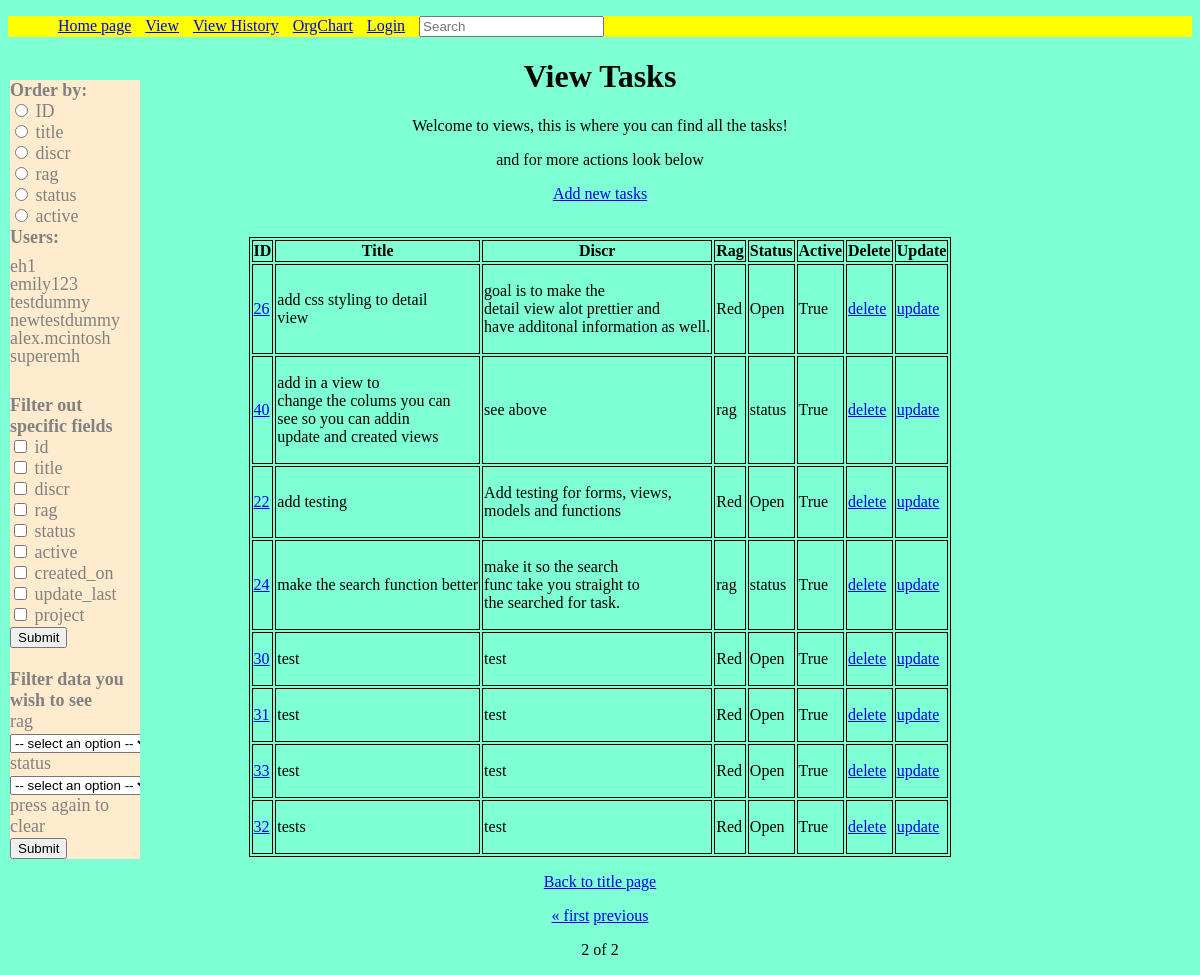
The app's page /view/?page=2 with its own data.
### taskmanager/models.py (models this page shows, shortened)
class Task(models.Model):
    title = models.CharField(max_length=255)
    discr = models.CharField(max_length=255)
    rag = models.CharField(max_length=255)
    status = models.CharField(max_length=255)
    active = models.BooleanField(default=True)
    created_on = models.DateField(auto_now_add=True)
    update_last = models.DateField(auto_now=True)
    project = models.ForeignKey(Project, on_delete=models.CASCADE)
    class Meta:
        permissions = (("can_close_tasks", "can mark tasks as closed"),)

### taskmanager/views.py (the view, shortened to what this page needs)
# urls.py: path("view/", views.TaskListView.as_view(), name="view_tasks"),
class TaskListView(ContextDataMixim, generic.ListView):
    model = Task
    title = "View"
    template_name = "view.html"
    context_object_name = "model"
    paginate_by = 10
    ordering = ["id"]
    fields = Task._meta.get_fields()
    def get_queryset(self) -> QuerySet[Any]:
        queryset = super().get_queryset()
        new_order = self.request.GET.get("order_by")
        default = (
            "title"
            if new_order not in [f.name for f in Task._meta.get_fields()]
            else new_order
        )
        if self.request.GET.get:
            for param, value in self.request.GET.items():
                if param == "order_by" or param == "page":
                    continue
                queryset = queryset.filter(Q(**{f"{param}": f"{value}"}))
        return queryset.order_by(default)
    def get_context_data(self, **kwargs):
        context = super().get_context_data(**kwargs)
        context["all_choices"] = TaskForm.all_choices
        context["fields"] = Task._meta.get_fields()
        return context

### my_task_manager/custom_filters.py (called while the page is built)
@register.filter(name="add_line_breaks")
def add_line_breaks(inputted, line_break_num):
    words = inputted.split()
    result = []
    for i, word in enumerate(words, start=1):
        result.append(word)
        if i % line_break_num == 0 and i != len(words):
            result.append("\n")
    result = " ".join(result)
    return result

### taskmanager/forms.py (called while the page is built)
    def form_type(self):
        field_types = {}
        for field_name in self.base_fields.items():
            fields = self.base_fields[field_name[0]]
            field_types[field_name] = type(fields)
        return field_types

### taskmanager/views.py (called while the page is built)
    def get_context_data(self, **kwargs: Any) -> dict[str, Any]:
        context = super().get_context_data(**kwargs)
        context["title"] = self.title
        context["Tasks"] = Task.objects.all()
        context["user"] = User.objects.all()
        context["groups"] = Group.objects.all()
        context["permissions"] = Permission.objects.all()
        context["fields"] = Task._meta.get_fields()
        order_by_param = self.request.GET.get("order_by")
        if order_by_param:
            context["filter"] = Task.objects.order_by(order_by_param)
        else:
            context["filter"] = Task.objects.all()
        context["field_form_type"] = TaskForm().form_type()
        return context

### taskmanager/templates/view.html (shortened to what this page needs)
{% extends "base_layout.html" %}
{% load static %} {% load mytags %}
        {% block content %}
        <div class="main">
        <body>
        <h1>View Tasks</h1>
        <p>Welcome to views, this is where you can find all the tasks!</p>
        <p>and for more actions look below</p>
        <p><a href="create">Add new tasks</a></p>
            <div class="sidenav">
                <form id="order_by" method="GET">
                    <label for="order_by"><b>Order by:</b></label>
                    {% for field in fields %}{% if field.name != 'created_on' and field.name != 'update_last' and field.name != 'project' %}
                        <br>
                        <input type="radio" id="{{ field.name }}" name="order_by" value="{{ field.name }}" onchange="submitForm()">
                        <label for="{{ field.name }}">{{ field.verbose_name }}</label>
                    {% endif %}
                    {% endfor %}
                </form>
                <p1><b>Users:</b><p1>
                {% for use in user %}
                    <ul><a href={% url 'user_view' use %}>{{use}}</a></ul>
                {% endfor %}
                <br>
                <form id="filter_fields" method="GET">
                    <label for="filter_fields"><b>Filter out specific fields</b></label>
                    {% for field in fields %}
                        <br>
                        <input type="checkbox" id="{{ field.name }}" name="{{ field.name }}">
                        <label for="{{ field.name }}">{{ field.name }}</label>
                    {% endfor %}
                    <br>
                    <input type="submit" value="Submit">
                </form>
                <br>
                <form id="filter_input_option" method="GET">
                    <label for="filter_input_option"><b>Filter data you wish to see</b></label>
                    {% for field in fields %}
                        {% if field.name == "rag" or field.name == "status" %}
                            <br>
                            <label for="{{ field.name }}">{{ field.name }}</label>
                            <select name="{{ field.name }}">
                                <option disabled selected value> -- select an option -- </option>
                            </select>
                        {% endif %}
                    {% endfor %}
                    <br>
                    <lable>press again to clear</label><br>
                    <input type="submit" value="Submit">
                </form>
            </div>
        <br>
    </body>
    </div>
{% endblock %}
{% block table %}
<table class="center">
    {% for field in fields %}
        {% if field.name != 'created_on' and field.name != 'update_last' and field.name != 'project' %}
            <th>{{ field.verbose_name|capfirst }}</th>
        {% endif %}
    {% endfor %}
    <th>Delete</th>
    <th>Update</th>
    {% for task in model %}
        <tr>
            <td><a href="{% url 'detail' task.id %}">{{task.id}}</td></a>
            <td>{{task.title |add_line_breaks:5|linebreaks}}</td>
            <td>{{task.discr|add_line_breaks:5|linebreaks}}</td>
            <td>{{task.rag}}</td>
            <td>{{task.status}}</td>
            <td>{{task.active}}</td>
            <td><a href="{% url 'delete' task.id %}">delete</a></td>
            <td><a href="{% url 'update' task.id %}">update</a></td>
        </tr>
    {% endfor %}
</table>
{% endblock %}

### taskmanager/static/mainstatic.css (style rules this page uses)
.main { text-align: center; }
table, th, td { border: 1px solid black; }
table.center { margin-left: auto; margin-right: auto; }
.sidenav { background-color: blanchedalmond; color: #818181; width: 130px; position: absolute; z-index: 1; top: 80px; left: 10px; overflow-x: hidden; font-size: 18px; text-align: left; }
.sidenav a { list-style-type: none; text-decoration: none; color: #818181; display: block; line-height: 0; padding-left: 0px; }
.sidenav ul { list-style-type: none; padding-left: 0px; font-size: 18px; }
body { background-color: aquamarine; }

### records on screen
Task: id "26", title|add_line_breaks "add css styling to detail view", discr|add_line_breaks "goal is to make the detail view alot prettier and have additonal information as well.", rag "Red", status "Open", active "True"
Task: id "40", title|add_line_breaks "add in a view to change the colums you can see so you can addin update and created views", discr|add_line_breaks "see above", rag "rag", status "status", active "True"
Task: id "22", title|add_line_breaks "add testing", discr|add_line_breaks "Add testing for forms, views, models and functions", rag "Red", status "Open", active "True"
Task: id "24", title|add_line_breaks "make the search function better", discr|add_line_breaks "make it so the search func take you straight to the searched for task.", rag "rag", status "status", active "True"
Task: id "30", title|add_line_breaks "test", discr|add_line_breaks "test", rag "Red", status "Open", active "True"
Task: id "31", title|add_line_breaks "test", discr|add_line_breaks "test", rag "Red", status "Open", active "True"
Task: id "33", title|add_line_breaks "test", discr|add_line_breaks "test", rag "Red", status "Open", active "True"
Task: id "32", title|add_line_breaks "tests", discr|add_line_breaks "test", rag "Red", status "Open", active "True"

### other values on screen
{{ field.verbose_name }} "ID" "title" "discr" "rag" "status" "active"
{{ use }} "eh1"
{{ use }} "emily123"
{{ use }} "testdummy"
{{ use }} "newtestdummy"
{{ use }} "alex.mcintosh"
{{ use }} "superemh"
{{ field.name }} "id" "title" "discr" "rag" "status" "active" "created_on" "update_last" "project"
{{ field.name }} "rag" "status"
{{ field.verbose_name|capfirst }} "ID" "Title" "Discr" "Rag" "Status" "Active"
{{ page_obj.number }} "2"
{{ page_obj.paginator.num_pages }} "2"
